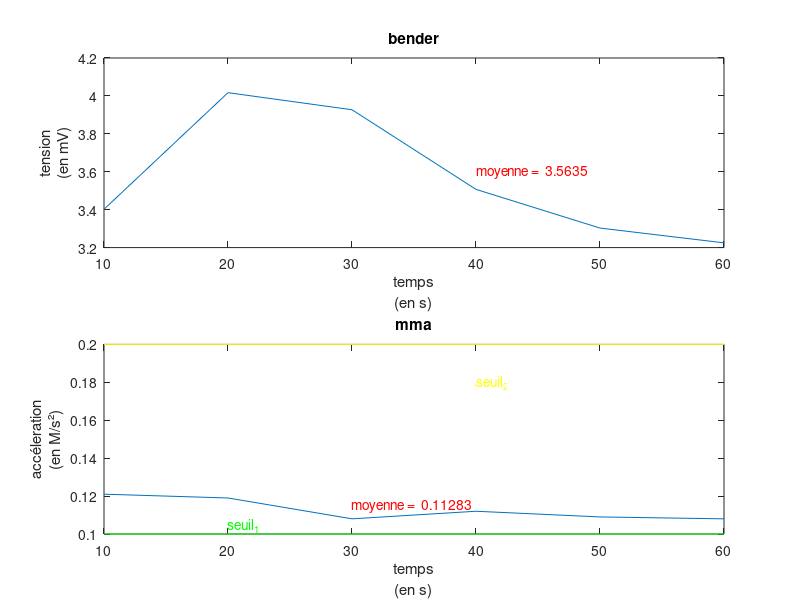
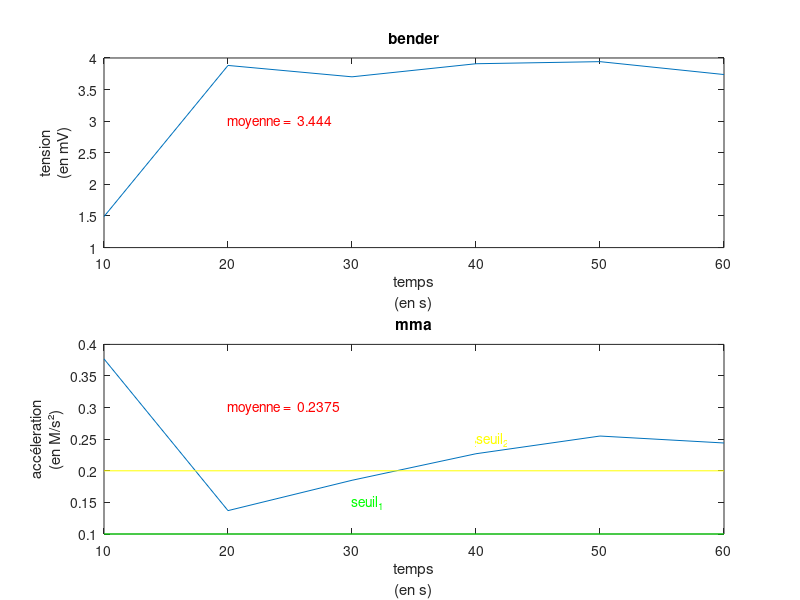
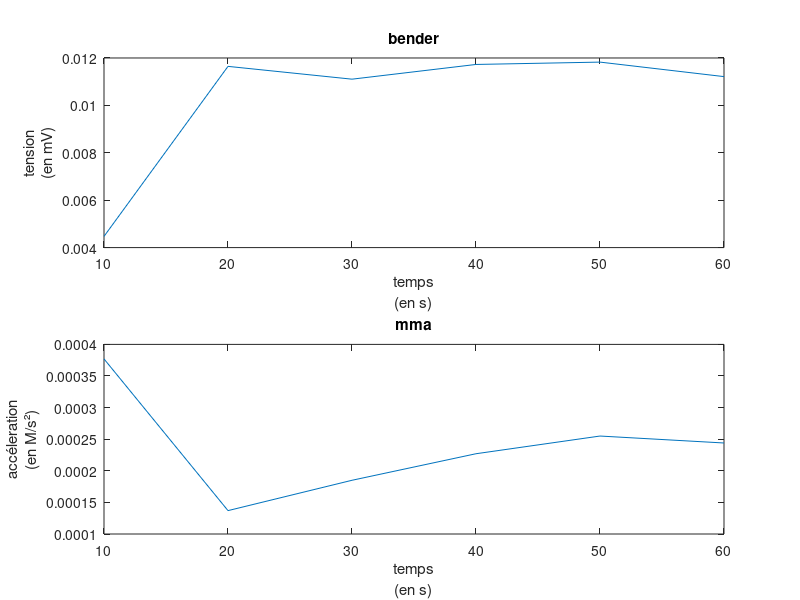

These figures' MATLAB source, in order:
clear all;
close all;
%calcul des valeurs moyennes selon différents sénario

%% calme
bender= [1134;1339;1309;1169;1101;1075];
%bender= [1256;1289;1239;1283;1261;1216];
%bender=[571;1263;1274;600;1273;1272];
%bender=[669;1287;1297;605;1261;1267];
%bender=[1354;1512;92;1256;1307;620];
bender = 3*bender/1000;
norme = [121;119;108;112;109;108];
%norme = [99;102;141;105;105;11];
%norme = [104;97;97;141;98;97];
%norme=[108;96;97;72;96;96];
%norme=[96;97;93;97;97;132];
norme = norme/1000;
sumb = 0;
sumn = 0;
calmebender =0;
calmemma =0;
for i=1:6
   %bender(i)
  sumb = sumb + bender(i);
  sumn = sumn + norme(i);
end
calmebender = sumb/6
calmemma = sumn/6


%tracé des conditions calme
time = [10;20;30;40;50;60];
%figure(1)
figure ('Name','calme')
t.Padding = 'none';
t.TileSpacing = 'none';
subplot(2,1,1);
plot(time(1 : end),bender);
xlabel({'temps','(en s)'});
ylabel({'tension','(en mV)'});
str = ['moyenne =  ',num2str(calmebender)];
text(40,3.6,str,'Color','r')
title('bender');

subplot(2,1,2);
plot(time(1 : end),norme);
hold on;
seuil_1 = [0.1,0.1,0.1,0.1,0.1,0.1];
plot(time(1 : end),seuil_1,'Color','g');
text(20,0.105,'seuil_1','Color','g');
seuil_2 = [0.2,0.2,0.2,0.2,0.2,0.2];
plot(time(1 : end),seuil_2,'Color','y');
text(40,0.18,'seuil_2','Color','y');
hold off;
xlabel({'temps','(en s)'});
ylabel({'accéleration','(en M/s²)'});
title('mma');
str = ['moyenne =  ',num2str(calmemma)];
text(30,0.115,str,'Color','r')



%% agitation moyenne
bender= [497;1294;1234;1303;1314;1246];
%bender=[1393;1398;1387;1369;1386;1331];
%bender=[1273;1287;1265;1296;1294;1276];
bender = 3*bender/1000;
norme = [377;137;185;227;255;244];
%norme=[130;172;157;177;160;186];
%norme=[477;132;241;196;169;149];
norme = norme/1000;
sumb = 0;
sumn = 0;
for i=1:6
   %bender(i)
  sumb = sumb + bender(i);
  sumn = sumn + norme(i);
end
moyenbender = sumb/6
moyenmma = sumn/6


%tracé des conditions moyennes
time = [10;20;30;40;50;60];
figure ('Name','moyen')
t.Padding = 'none';
t.TileSpacing = 'none';
subplot(2,1,1);
plot(time(1 : end),bender);
xlabel({'temps','(en s)'});
ylabel({'tension','(en mV)'});
str = ['moyenne =  ',num2str(moyenbender)];
text(20,3,str,'Color','r')
title('bender');

subplot(2,1,2);
plot(time(1 : end),norme);
hold on
seuil_1 = [0.1,0.1,0.1,0.1,0.1,0.1];
plot(time(1 : end),seuil_1,'Color','g');
text(30,0.15,'seuil_1','Color','g');
seuil_2 = [0.2,0.2,0.2,0.2,0.2,0.2];
plot(time(1 : end),seuil_2,'Color','y');
text(40,0.25,'seuil_2','Color','y');
xlabel({'temps','(en s)'});
ylabel({'accéleration','(en M/s²)'});
title('mma');
str = ['moyenne =  ',num2str(moyenmma)];
text(20,0.3,str,'Color','r')


%% agitation forte
%bender= [1134;1339;1309;1169;1101;1075];
bender = 3*bender/1000;
%norme = [94;93;99;94;94;94];
%norme = [121;119;108;112;109;108];
norme = norme/1000;
sumb = 0;
sumn = 0;
fortbender =0;
fortmma =0;
for i=1:6
   %bender(i)
  sumb = sumb + bender(i);
  sumn = sumn + norme(i);
end
fortbender = sumb/6
fortmma = sumn/6


%tracé des conditions agitées
time = [10;20;30;40;50;60];
%figure(2)
figure ('Name','agitées')
t.Padding = 'none';
t.TileSpacing = 'none';
subplot(2,1,1);
plot(time(1 : end),bender);
xlabel({'temps','(en s)'});
ylabel({'tension','(en mV)'});
str = ['moyenne =  ',num2str(fortbender)];
text(40,3.6,str,'Color','r')
title('bender');

subplot(2,1,2);
plot(time(1 : end),norme);
xlabel({'temps','(en s)'});
ylabel({'accéleration','(en M/s²)'});
title('mma');
str = ['moyenne =  ',num2str(fortmma)];
text(30,0.115,str,'Color','r')



